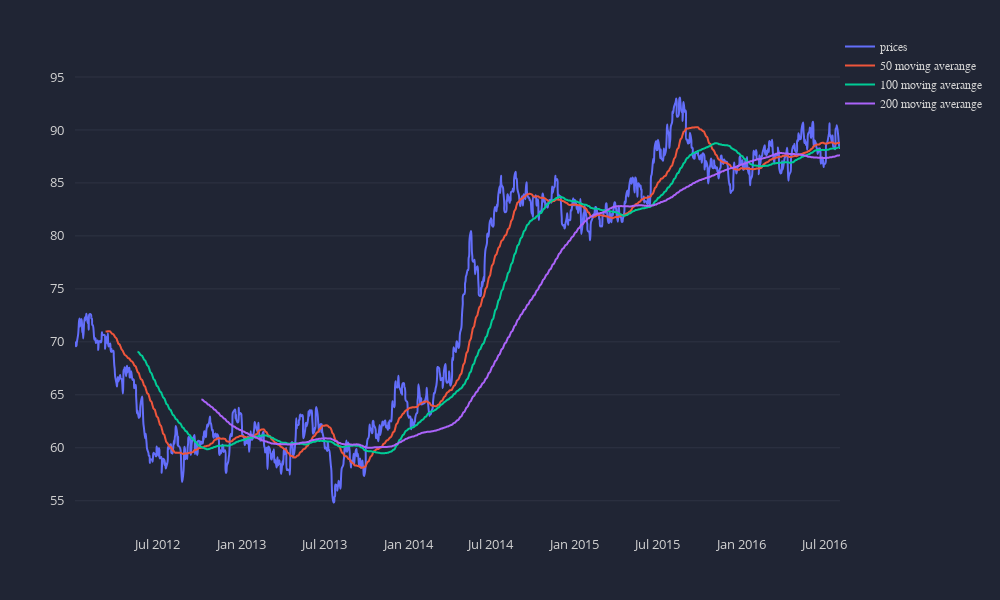

This figure's notebook cell:
### Code cell
def line_chart_data():
    days = np.random.randint(low=1000, high=2000)
    steps = np.random.normal(loc=0, scale=.6017, size=days)
    dates = pd.date_range(start='2012-01-01', periods=days, freq='B')
    steps[0] = np.random.randint(low=70, high=200)
    df = pd.DataFrame(data=np.cumsum(steps), index=dates, columns=['prices'])
    for mov_avg in [50, 100, 200]:
        df[f'{mov_avg} moving averange'] = df['prices'].rolling(window=mov_avg).mean()
    return df.transpose()

data = line_chart_data()

layout = chart_styles(width=1000, height=600)
traces = line_chart(data, mode='lines')
display_chart(traces=traces, layout=layout)

### Figure 1 — Plotly figure (JSON) as saved in the notebook; plotly's stock layout.template omitted (floating-point values rounded to 4 significant figures; data arrays with more than 128 entries replaced by an {"elided": "..."} marker saying what was removed)
{"data": [{"line": {"shape": "spline", "smoothing": 1.3, "width": 2}, "marker": {"gradient": {"color": ["#2f323d", "#bbbe64"], "type": "radial"}, "symbol": "circle"}, "mode": "lines", "name": "prices", "textfont": {"color": "lightgrey", "size": 14}, "textposition": "bottom center", "type": "scatter", "x": {"elided": "1200 str values"}, "y": {"elided": "1200 float values"}}, {"line": {"shape": "spline", "smoothing": 1.3, "width": 2}, "marker": {"gradient": {"color": ["#2f323d", "#bbbe64"], "type": "radial"}, "symbol": "circle"}, "mode": "lines", "name": "50 moving averange", "textfont": {"color": "lightgrey", "size": 14}, "textposition": "bottom center", "type": "scatter", "x": {"elided": "1200 str values"}, "y": {"elided": "1200 float values"}}, {"line": {"shape": "spline", "smoothing": 1.3, "width": 2}, "marker": {"gradient": {"color": ["#2f323d", "#bbbe64"], "type": "radial"}, "symbol": "circle"}, "mode": "lines", "name": "100 moving averange", "textfont": {"color": "lightgrey", "size": 14}, "textposition": "bottom center", "type": "scatter", "x": {"elided": "1200 str values"}, "y": {"elided": "1200 float values"}}, {"line": {"shape": "spline", "smoothing": 1.3, "width": 2}, "marker": {"gradient": {"color": ["#2f323d", "#bbbe64"], "type": "radial"}, "symbol": "circle"}, "mode": "lines", "name": "200 moving averange", "textfont": {"color": "lightgrey", "size": 14}, "textposition": "bottom center", "type": "scatter", "x": {"elided": "1200 str values"}, "y": {"elided": "1200 float values"}}], "layout": {"autosize": true, "height": 600, "legend": {"bordercolor": "#202534", "borderwidth": 0, "font": {"color": "lightgrey", "family": "sans-serif", "size": 12}, "itemclick": "toggle", "itemdoubleclick": "toggleothers", "orientation": "v", "traceorder": "normal", "valign": "middle", "x": 1, "xanchor": "left", "y": 1, "yanchor": "middle"}, "margin": {"b": 75, "l": 75, "pad": 10, "r": 50, "t": 75}, "paper_bgcolor": "#202534", "plot_bgcolor": "#202534", "showlegend": true, "title": {"font": {"color": "lightgrey", "family": "sans-serif", "size": 24}, "text": "", "x": 0.5}, "width": 1000, "xaxis": {"autorange": true, "color": "lightgrey", "dtick": 1, "gridcolor": "#3d4152", "gridwidth": 0.5, "separatethousands": true, "showgrid": false, "showline": false, "showticklabels": true, "tickangle": 0, "tickfont": {"color": "lightgrey", "size": 13}, "tickformat": "", "tickmode": "auto", "ticks": "", "title": {"font": {"color": "lightgrey", "family": "sans-serif", "size": 18}, "text": ""}, "type": "-", "zeroline": false, "zerolinecolor": "grey"}, "yaxis": {"autorange": true, "color": "lightgrey", "dtick": 1, "gridcolor": "#3d4152", "gridwidth": 0.5, "separatethousands": true, "showgrid": true, "showline": false, "showticklabels": true, "tickangle": 0, "tickfont": {"color": "lightgrey", "size": 13}, "tickformat": "", "tickmode": "auto", "ticks": "", "title": {"font": {"color": "lightgrey", "family": "sans-serif", "size": 18}, "text": ""}, "type": "-", "zeroline": true, "zerolinecolor": "grey"}}}
